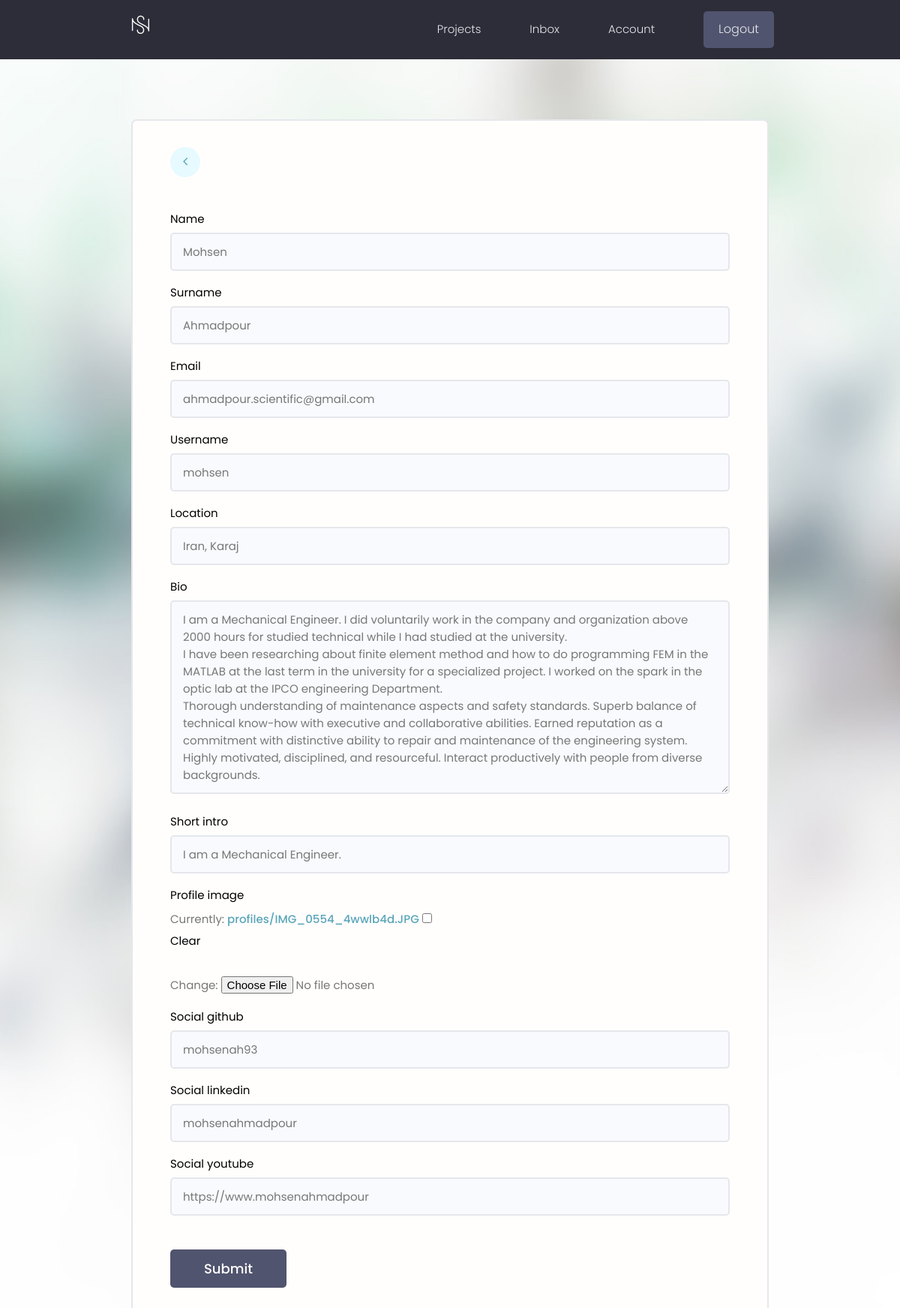
The app's page /edit-account/ (signed in) with its own data.
### users/models.py (models this page shows, shortened)
class Profile(models.Model):
    user = models.OneToOneField(
        User, on_delete=models.CASCADE, null=True, blank=True)
    name = models.CharField(max_length=200, blank=True, null=True)
    surname = models.CharField(max_length=200, blank=True, null=True)
    email = models.EmailField(max_length=500, blank=True, null=True)
    username = models.CharField(max_length=200, blank=True, null=True)
    location = models.CharField(max_length=200, blank=True, null=True)
    short_intro = models.CharField(max_length=200, blank=True, null=True)
    bio = models.TextField(blank=True, null=True)
    profile_image = models.ImageField(
        null=True, blank=True, upload_to='profiles/', default="profiles/user-default.png")
    social_github = models.CharField(max_length=200, blank=True, null=True)
    social_linkedin = models.CharField(max_length=200, blank=True, null=True)
    social_youtube = models.CharField(max_length=200, blank=True, null=True)
    created = models.DateTimeField(auto_now_add=True)
    id = models.UUIDField(default=uuid.uuid4, unique=True,
                          primary_key=True, editable=False)
    class Meta:
        ordering = ['created']

### users/views.py (the view)
# urls.py: path('edit-account/', views.editAccount, name="edit-account"),
@login_required(login_url='login')
def editAccount(request):
    profile = request.user.profile
    form = ProfileForm(instance=profile)
    if request.method == 'POST':
        form = ProfileForm(request.POST, request.FILES, instance=profile)
        if form.is_valid():
            form.save()
            return redirect('account')
    context = {'form': form}
    return render(request, 'users/profile_form.html', context)

### users/forms.py
class ProfileForm(ModelForm):
    class Meta:
        model = Profile
        fields = ['name', 'surname', 'email', 'username',
                  'location', 'bio', 'short_intro', 'profile_image',
                  'social_github', 'social_linkedin',
                  'social_youtube']
    def __init__(self, *args, **kwargs):
        super(ProfileForm, self).__init__(*args, **kwargs)
        for name, field in self.fields.items():
            field.widget.attrs.update({'class': 'input'})

### users/templates/users/profile_form.html (shortened to what this page needs)
{% extends 'main.html' %}
{% block content %}
<main class="formPage my-xl">
    <div class="content-box">
        <div class="formWrapper">
            <a class="backButton" href="{% url 'account' %}"><i class="fa fa-angle-left"></i></a>
            <br>
            <form class="form" method="POST" action="{% url 'edit-account' %}" enctype="multipart/form-data">
                {% for field in form %}
                <div class="form__field">
                    <label for="formInput#text">{{field.label}}</label>
                    {{field}}
                </div>
                {% endfor %}
                <input class="btn btn--sub btn--lg  my-md" type="submit" value="Submit" />
            </form>
        </div>
    </div>
</main>
{% endblock content %}

### static/styles/app.css (style rules this page uses)
:root { --color-sub: #2d2d39; }
.btn--sub { background-color: var(--color-sub-light); }
.content-box { width: 95%; max-width: 85rem; margin: 0 auto; }
.backButton { background: var(--color-main-light); color: var(--color-main); width: 4rem; height: 4rem; display: flex; align-items: center; justify-content: center; border-radius: 50%; }
.backButton i { font-size: 1.8rem; }
.formPage .formWrapper { list-style: none; background: var(--color-white); padding: 3.5rem 5rem; border: 2px solid var(--color-light); border-radius: 0.7rem; }

### static/styles/style.css (style rules this page uses)
@media only screen and (max-device-width: 1600px) { .bgimg { background-attachment: scroll;min-height: 400px; } }
body, html { height: 100%;color: #777;line-height: 1.8; }
.bgimg { background-attachment: fixed; background-position: center; background-repeat: no-repeat;background-size: cover; }
.bgimg-1 { background-image: url('/static/images/background/blurspickingneuralnetwork.jpeg');min-height: 100%; }

### static/uikit/styles/modules/_variables.css (style rules this page uses)
:root { --color-main: #5aa5b9; --color-main-light: #e6faff; --color-sub: #3f4156; --color-sub-light: #51546e; --color-sub-lighter: #ededfd; --color-text: #000; --color-gray: #8b8b8b; --color-light: #e5e7eb; --color-light-gray: #767676; --color-bg: #f8fafd; --color-white: #fffefd; --color-white-light: #f3f3f3; --color-success: #359e64; --color-success-bg: #def8e8; --color-error: #fc4b0b; --color-error-bg: #fff2ee; --font-base: 'Poppins', arial, helvetica, 'Segoe UI', roboto, ubuntu, sans-serif; --font-monospace: 'Fira Code', 'Courier New', courier, monospace; --font-regular: 300; --font-medium: 500; --font-bold: 700; --generic-shadow: 1px 1px 5px #00000010; --generic-transition: all 0.3s ease-in-out; }

### static/uikit/styles/modules/_base.css (style rules this page uses)
* { margin: 0; padding: 0; box-sizing: border-box; text-rendering: optimizeLegibility; color: inherit; font-size: inherit; }
html { font-size: 50%; }
@media only screen and (min-width: 480px) { html { font-size: 56.25%; } }
@media only screen and (min-width: 1200px) { html { font-size: 62.5%; } }
body { line-height: 1.6; font-weight: 400; font-size: 1.5rem; color: var(--color-text); background-color: var(--color-bg); min-height: 100vh; }

### static/uikit/styles/modules/_typography.css (style rules this page uses)
* { font-family: var(--font-base); }
a { padding-bottom: 2px; text-decoration: none; display: inline-block; color: var(--color-main); font-weight: var(--font-medium); }

### static/uikit/styles/modules/_utilities.css (style rules this page uses)
.my-md { margin: 3rem auto; }
.my-xl { margin: 8rem auto; }

### static/uikit/styles/modules/_button.css (style rules this page uses)
.btn { display: inline-block; position: relative; cursor: pointer; background-color: var(--color-light); font-weight: var(--font-medium); color: var(--color-sub); text-decoration: none; padding: 1rem 2rem; border-radius: 0.5rem; border: none; width: -webkit-fit-content; width: -moz-fit-content; width: fit-content; height: -webkit-fit-content; height: -moz-fit-content; height: fit-content; font-size: 1.6rem; outline-width: 0; outline-color: transparent; -webkit-backface-visibility: hidden; backface-visibility: hidden; transition: all 0.3s ease-in-out; }
.btn--sub { background-color: var(--color-sub); color: var(--color-white); }
.btn--lg { font-size: 1.8rem; padding: 1.2rem 4.5rem; }

### static/uikit/styles/modules/_form.css (style rules this page uses)
.form { display: block; }
.form__field { margin-top: 1.5rem; margin-bottom: 1.5rem; }
.form__label, .form__field > label { display: block; margin-bottom: 0.5rem; color: var(--color-text); }
input.input[type='text'], input.input[type='email'], input.input[type='password'], input.input[type='number'], select.input, textarea.input { min-width: 24rem; width: 100%; padding: 1.2rem 1.5rem; border-radius: 0.5rem; border: 2px solid var(--color-light); transition: all 0.3s ease-in-out; background-color: var(--color-bg); }

### records on screen
Profile: form "Mohsen" "Ahmadpour" "ahmadpour.scientific@gmail.com" "mohsen" "Iran, Karaj" "I am a Mechanical Engineer. I did voluntarily work in the company and organization above 2000 hours for studied technical while I had studied at the university. I have been researching about finite element method and how to do programming FEM in the MATLAB at the last term in the university for a specialized project. I worked on the spark in the optic lab at the IPCO engineering Department. Thorough understanding of maintenance aspects and safety standards. Superb balance of technical know-how with executive and collaborative abilities. Earned reputation as a commitment with distinctive ability to repair and maintenance of the engineering system. Highly motivated, disciplined, and…" "I am a Mechanical Engineer." "mohsenah93" "mohsenahmadpour" "https://www.mohsenahmadpour"

### other values on screen
{{ field.label }} "Name" "Surname" "Email" "Username" "Location" "Bio" "Short intro" "Profile image" "Social github" "Social linkedin" "Social youtube"
